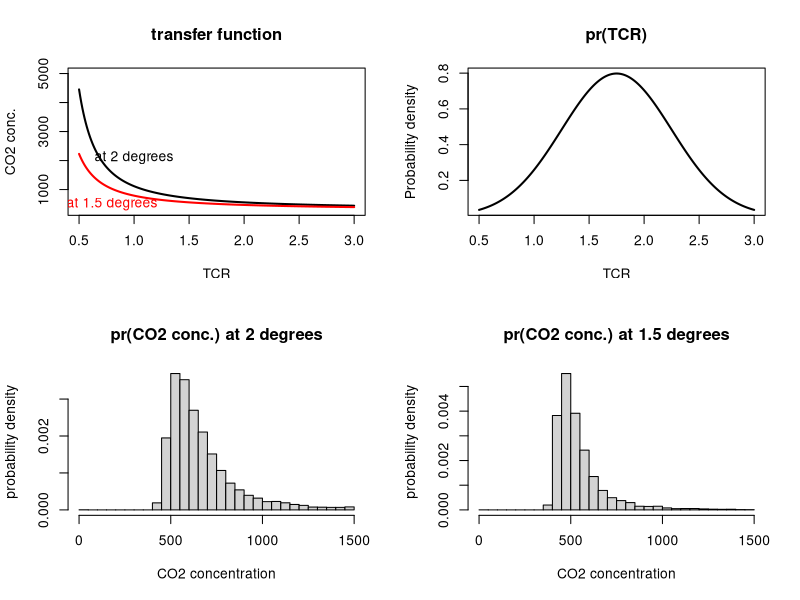

Generate this figure with R:
#uncertaintyTCR.R


tfunc  = function(tcr, c0=280, dT=2, dF2co2=3.7){
  out = c0 * exp( (dT * dF2co2) / (5.35 * tcr))
  out
}

dx = 100
tcr_range = seq(from = 0.5, to = 3, by = 1/dx)

c_at_2deg =  tfunc(tcr = tcr_range, c0 = 280, dT = 2, dF2co2=3.7)
c_at_1.5deg =  tfunc(tcr = tcr_range, c0 = 280, dT = 1.5, dF2co2=3.7)

lwd = 2
pdf(width = 10, height = 6, file = 'probs.pdf')
par(mfrow = c(2,2))
plot(tcr_range, c_at_2deg, type = 'l', lwd = lwd, ylim = c(300, 5000),
     main = "transfer function",
     xlab = "TCR",
     ylab = "CO2 conc.")
lines(tcr_range, c_at_1.5deg, type = 'l', lwd = lwd, col = 'red')
text(1,2100, "at 2 degrees", col = 'black')
text(0.8,500, "at 1.5 degrees", col = 'red')

# Very approximately, the TCR distribution is N(1.75, 0.5)
# MC sample, and plug that into the transfer function
# Still to do: pick a closer mean/sd (perhaps non normal?)
tcrmean = 1.75
tcrsd = 0.5

tcrdens = dnorm(tcr_range, mean = tcrmean, sd = tcrsd)
plot(tcr_range, tcrdens, type = 'l', lwd = 2, main = "pr(TCR)", xlab = "TCR", ylab = "Probability density" )

tcr_samp = rnorm(10000, mean = tcrmean, sd = tcrsd)

samp_2deg = tfunc(tcr = tcr_samp, c0 = 280, dT = 2, dF2co2=3.7)
samp_2deg.trunc = samp_2deg[samp_2deg<1500]
hist(samp_2deg.trunc, freq = FALSE, breaks = 30, col = 'lightgrey',
     main = "pr(CO2 conc.) at 2 degrees",
     xlab = "CO2 concentration",
     ylab = "probability density")

samp_1.5deg = tfunc(tcr = tcr_samp, c0 = 280, dT = 1.5, dF2co2=3.7)
samp_1.5deg.trunc = samp_1.5deg[samp_1.5deg<1500]
hist(samp_1.5deg.trunc, freq = FALSE, breaks = 30, col = 'lightgrey',
     main = "pr(CO2 conc.) at 1.5 degrees",
     xlab = "CO2 concentration",
     ylab = "probability density")
dev.off()


Mode <- function(x) {
  ux <- unique(x)
  ux[which.max(tabulate(match(x, ux)))]
}


Mode(samp_1.5deg.trunc)
Mode(samp_2deg.trunc)

# #x = seq(from = 0.8, to = 4, by = 1/dx)
# w = dnorm(tcr_range, mean = 1.75, sd = 0.5)
# 
# plot(tcr_range, w, type = 'l')
# 
tcrdens = dnorm(tcr_range, mean = 1.75, sd = 0.47)
sum(tcrdens)/dx
sum((tcrdens/dx)[tcr_range<1])
sum((tcrdens/dx)[tcr_range<2.5])








# # looking for the probability density of C
# 
# plot(c_at_2deg , w*c_at_2deg, type = 'l')
# lines(c_at_1.5deg , w*c_at_1.5deg, col = 'red')
# 
# 
# tfuncprob  = function(tcr, c0=280, dT=2, dF2co2=3.7, w){
#   
#   out = c0 * exp( (dT * dF2co2) / (5.35 * tcr * w))
#   out
#   
# }
# 
# pc_at_2deg =  tfuncprob(tcr = tcr_range, c0 = 280, dT = 2, dF2co2=3.7, w = w)







